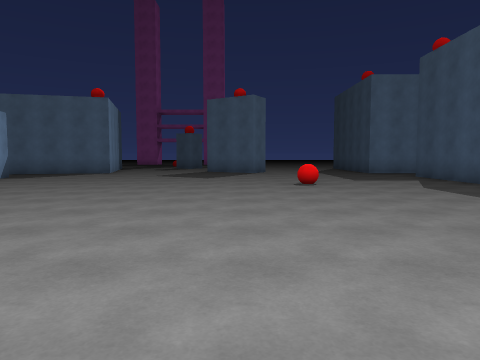
View 1 (above)

24 first-person views from a walk through a 3-D level made in the Unity game engine. The camera is 1.3 m above the floor, tilts 4° down and sees 70° across. The floor is counted in squares, 2 m on a side. Each view is taken from the middle of a square. On the plan, view 1 faces up. The plan holds only what a view shows up to about 10 squares ahead; the rest is blank. The place goes on beyond the plan.

View 2
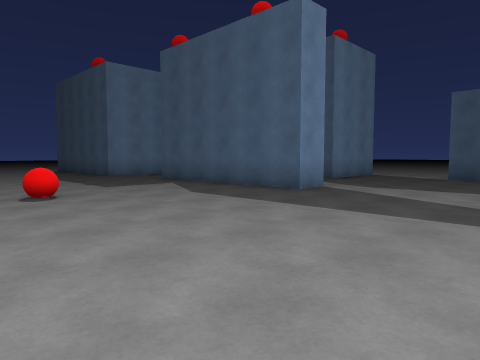

View 3
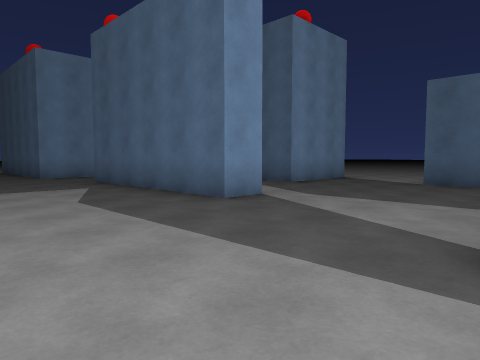

View 4
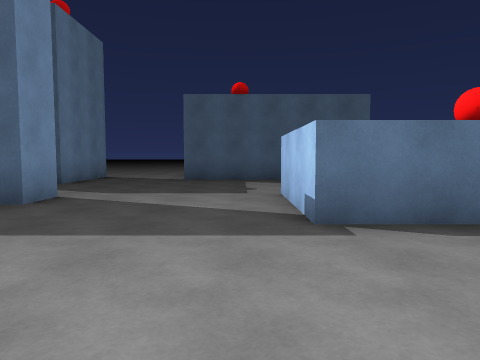

View 5
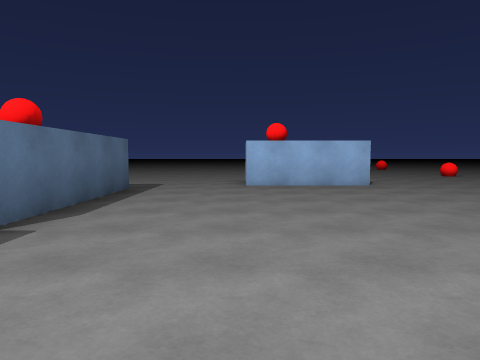

View 6
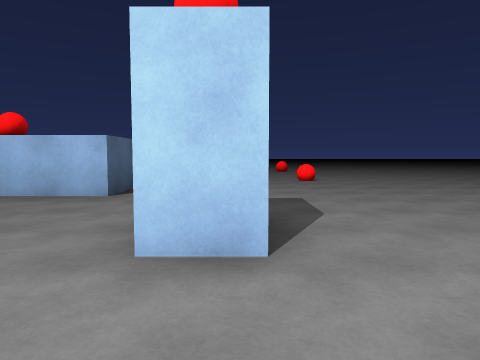

View 7
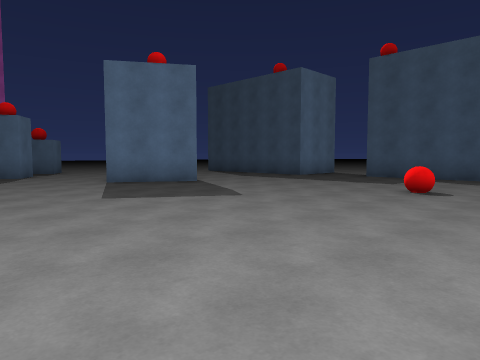

View 8
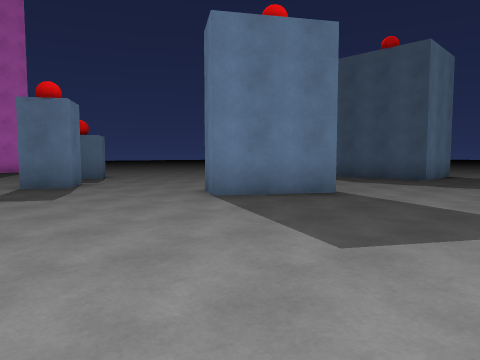

View 9
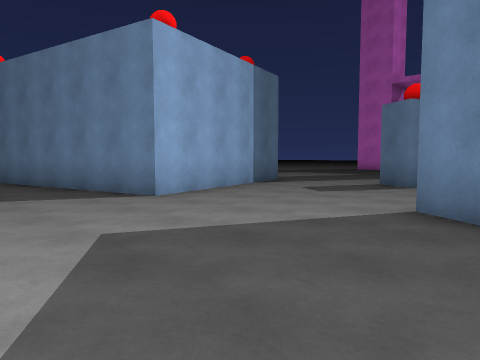

View 10
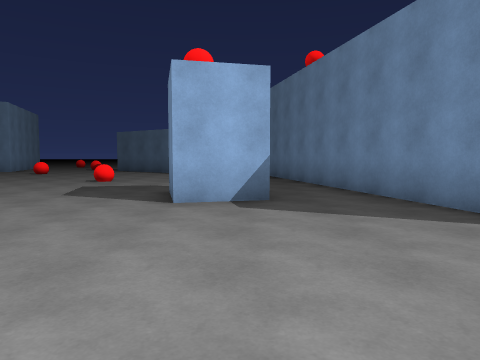

View 11
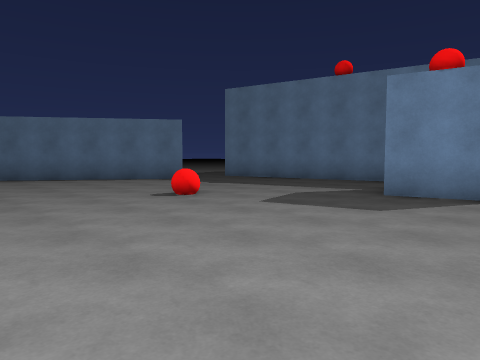

View 12
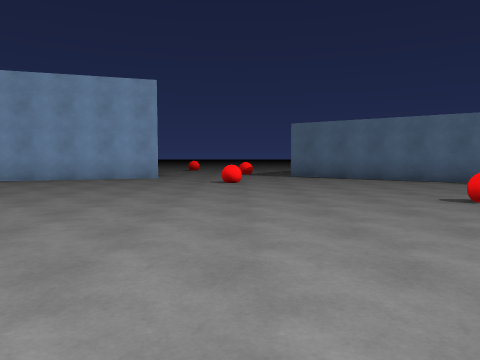

View 13
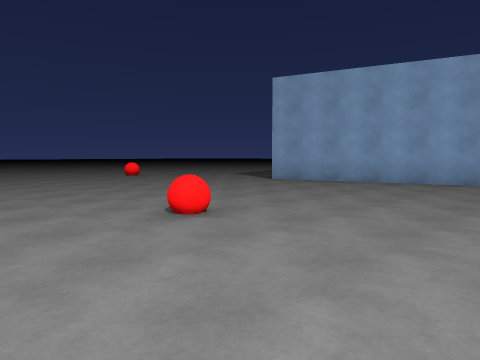

View 14
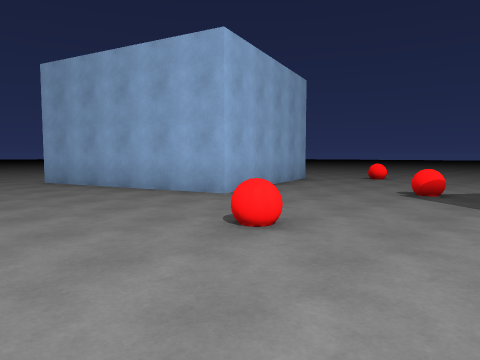

View 15
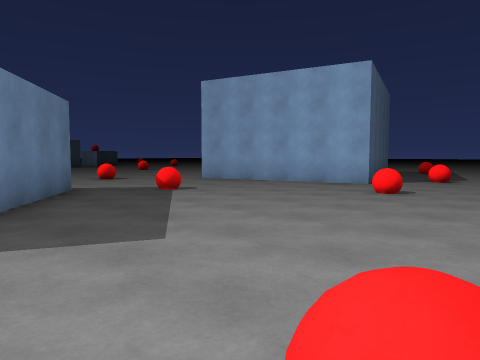

View 16
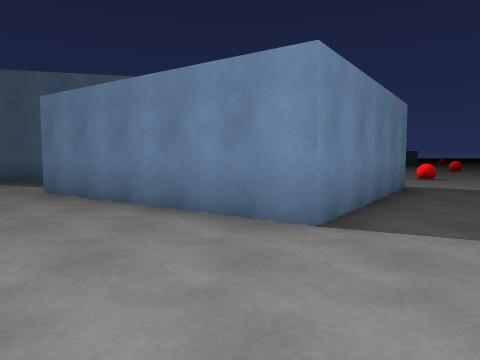

View 17
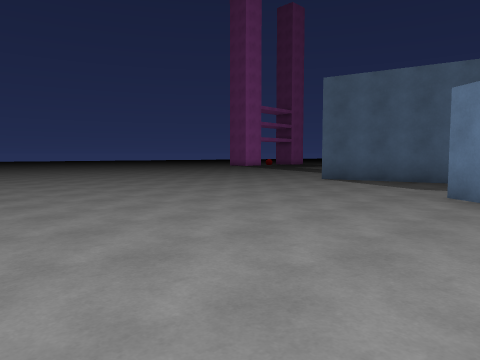

View 18
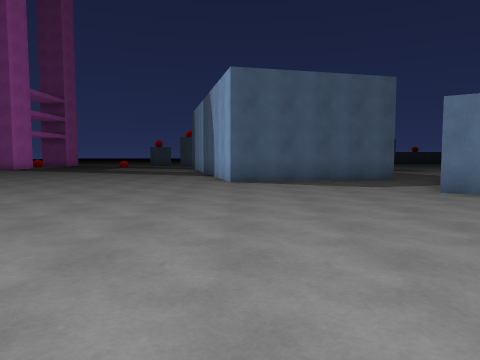

View 19
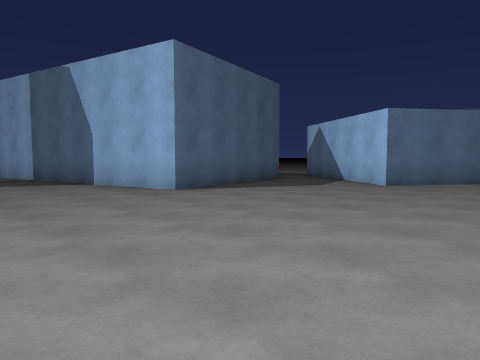

View 20
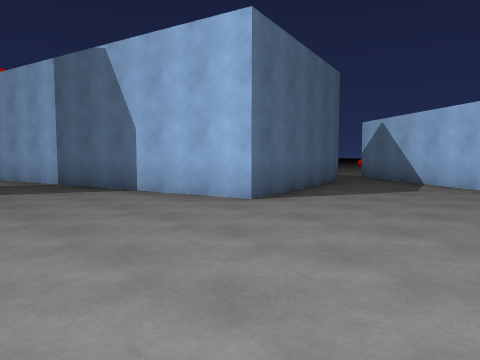

View 21
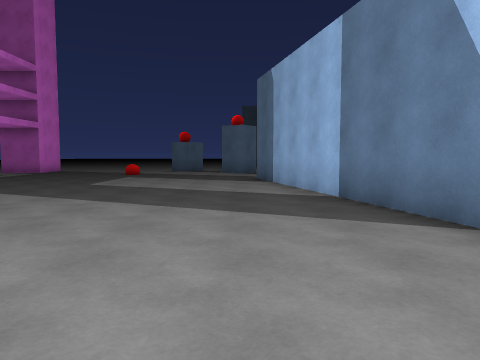

View 22
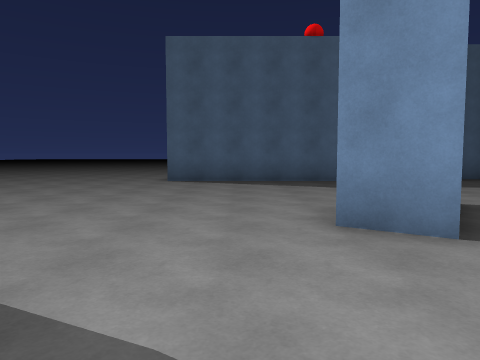

View 23
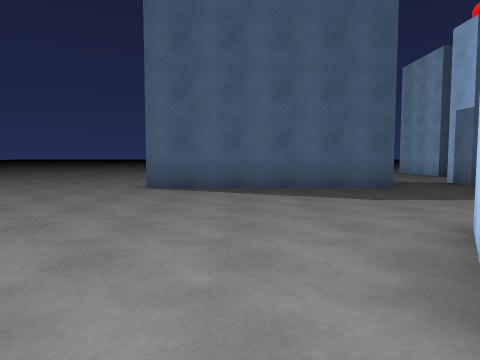

View 24
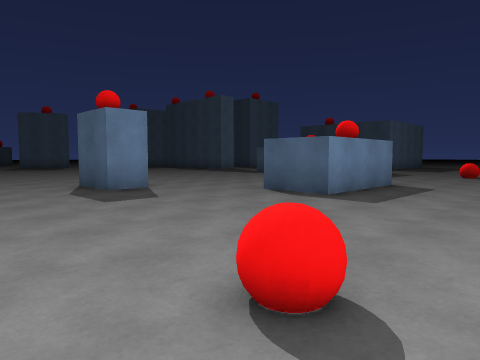

### Floor plan
Points are (right, up) in squares from view 1. A wall is a line through its corners. A room is listed if a view was taken in it or the views show most of it. See-through windows are left out.
Room 1 (views 1, 2, 3, 4, 5, 6, 7, 8, 9, 10, 11, 12, 13, 14, 15, 16, 17, 18, 19, 20, 21, 22, 23, 24)
walls: (-7, 10.5) (-6.7, 9.1) (-7.5, 8.9); (-14.1, 8.9) (-16.8, 4.9); (-14.4, 10.6) (-15.5, 15.2) (-6.5, 17.4); (-17, 4.6) (-20.9, 7.3) (-18, 11.5) (-14.6, 9.1); (-5.7, 16.4) (-4.9, 13) (-12.1, 11.2); (0.6, 13) (-1.4, 14.3) (-0.8, 15.2); (0.4, 14.3) (1.1, 13.9); (-1.9, 18.3) (-2.5, 17.3); (1.9, -4) (-0.9, -4) (-0.9, -2.5) (1.9, -2.5); (6.5, 5.9) (5.6, 5.9) (5.6, 9.6); (4.2, -2) (4.2, 2.3) (7, 2.3); (-19.8, -3) (-20.5, -0.8) (-16, 0.6) (-14.5, -4.2); (6.4, 12.9) (4.9, 12.9) (4.9, 17.9); (10.4, 1.9) (10.4, 4.6); (11, 7.2) (9, 7.2)
ways out: opening at (3.2, -5); opening at (11, 5.5)
objects: red ball (-24, 6); red ball (-22, -2); red ball (-22, 1); red ball (-18, 3); red ball (-14, 3); red ball (-11, 7); red ball (-9, -1); red ball (-8, 9); other object (-6, 17); red ball (-5, -6); red ball (-3, 0); red ball (-3, 18); red ball (2, 8); other object (6, 10)

Positions as (right, up) in squares from view 1, and headings:
1: (0, 0), facing up
2: (0, 2), facing up-right
3: (2, 2), facing up-right
4: (1, 3), facing right
5: (2, 5), facing down
6: (-3, 3), facing down
7: (-5, 6), facing up-right
8: (-5, 10), facing up-right
9: (0, 10), facing up-left
10: (-2, 10), facing left
11: (-6, 3), facing up-left
12: (-6, 3), facing left
13: (-7, 2), facing down-left
14: (-12, 5), facing down-left
15: (-24, 7), facing down-right
16: (-24, 8), facing right
17: (-24, 10), facing up-right
18: (-24, 15), facing right
19: (-21, 19), facing down-right
20: (-19, 19), facing down-right
21: (-16, 18), facing right
22: (-4, 16), facing right
23: (-2, 16), facing right
24: (-6, -7), facing up-right
